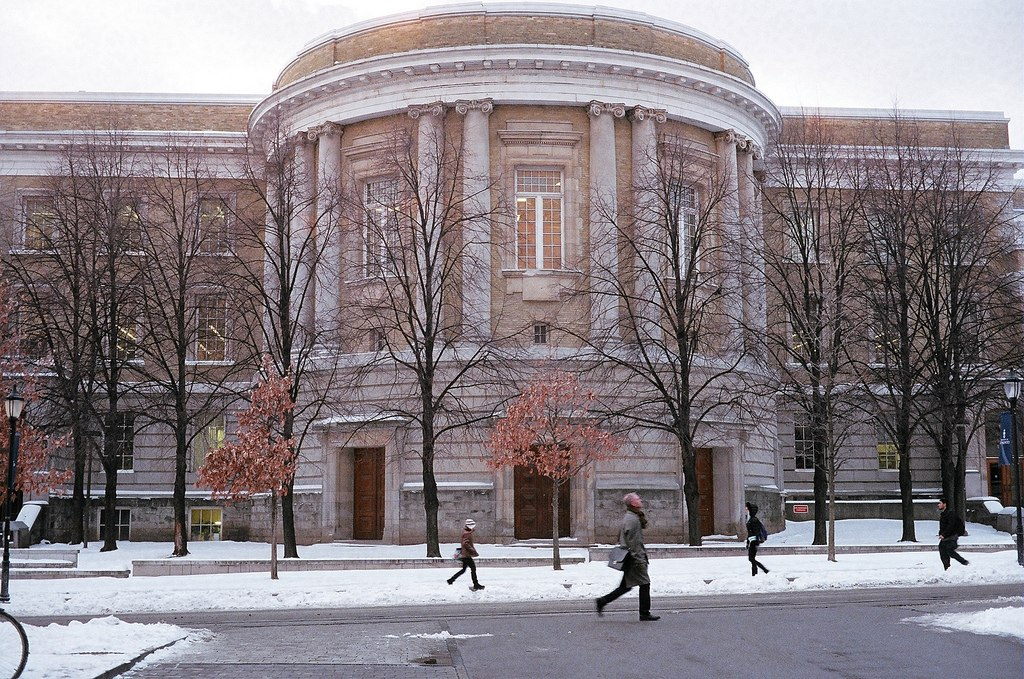
#> input picture Assignment/A3/assignment3/Q4/I1.jpeg, 1024 x 679 px, found by its file name
$ jupyter execute q4.ipynb   (shell and % lines are left out)   (older library calls are emulated)
#> lines starting #> are read from the running program, lines starting #| are printed output that depends on the picture
[cell 1]
import numpy as np
import matplotlib.pyplot as plt
from numpy import linalg as LA

import cv2
import math

[cell 2]
img = cv2.imread("Q4/I1.jpeg")
#> img is the input picture: shape (679, 1024, 3); mean B, G, R 134.3, 129.2, 137.7
img = cv2.cvtColor(img, cv2.COLOR_BGR2GRAY)
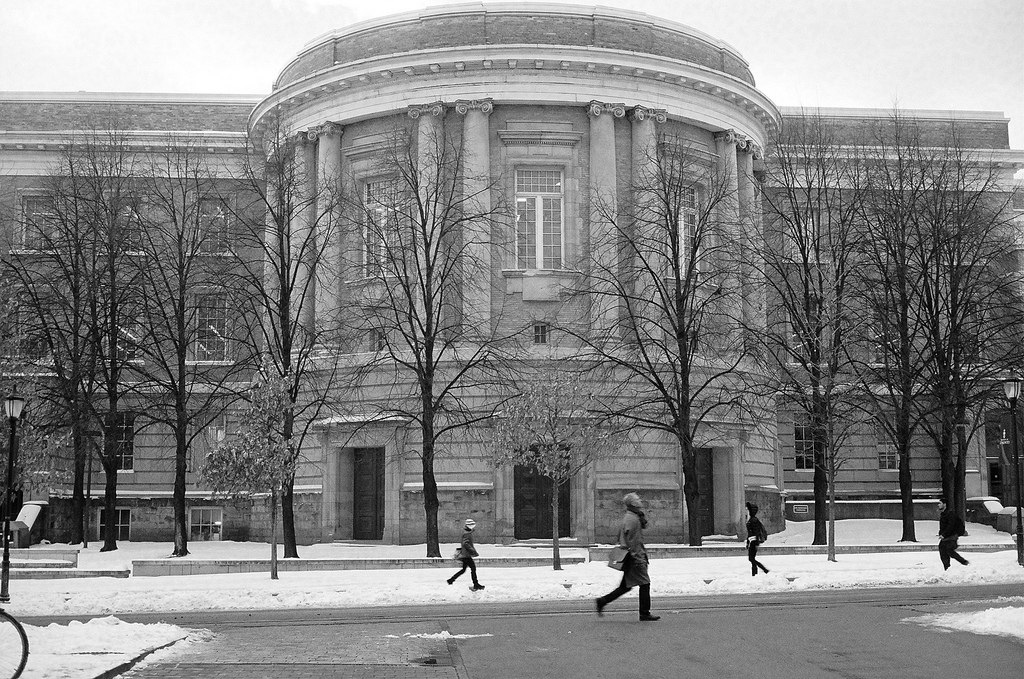
#> img: shape (679, 1024); min 0, max 255, mean 132.3
print(img.shape)
#| (679, 1024)
plt.imshow(img)

Find eigenvalue for each pixel

[cell 3]
def get_gaussian(size, sigma):
    """
    returns a
    2D Gaussian matrix for input size and scale
    size: kernel size
    sigma: Gaussian standard deviation
    """

    const = 1/(2 * np.pi * (sigma ** 2))
    gauss_matrix = np.zeros((size, size))
    for i in range(size):
        for j in range(size):
            gauss_matrix[i,j] = const * np.exp(-0.5 * ((i-size//2)**2 + (j-size//2)**2)/ (sigma**2))
    gauss_matrix = gauss_matrix / np.sum(gauss_matrix)

    return gauss_matrix

[cell 4]
grad_x = cv2.Sobel(img, cv2.CV_64F,1,0,ksize = 5)
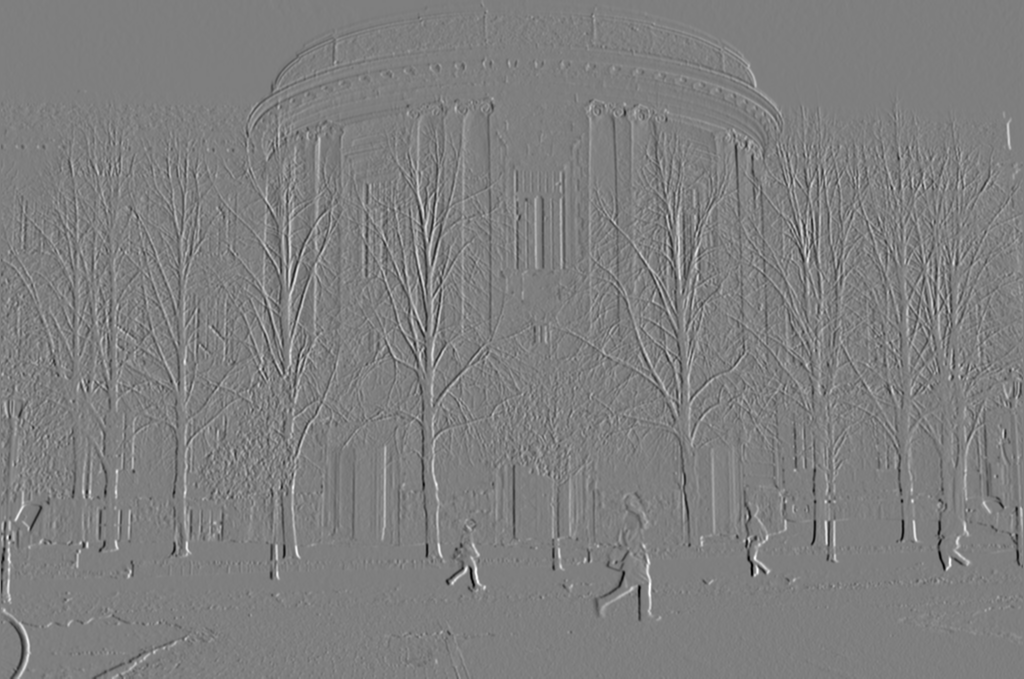
#> grad_x: shape (679, 1024) float64; min -11398, max 11480, mean 1.1; drawn with min black and max white
grad_y = cv2.Sobel(img, cv2.CV_64F,0,1,ksize = 5)
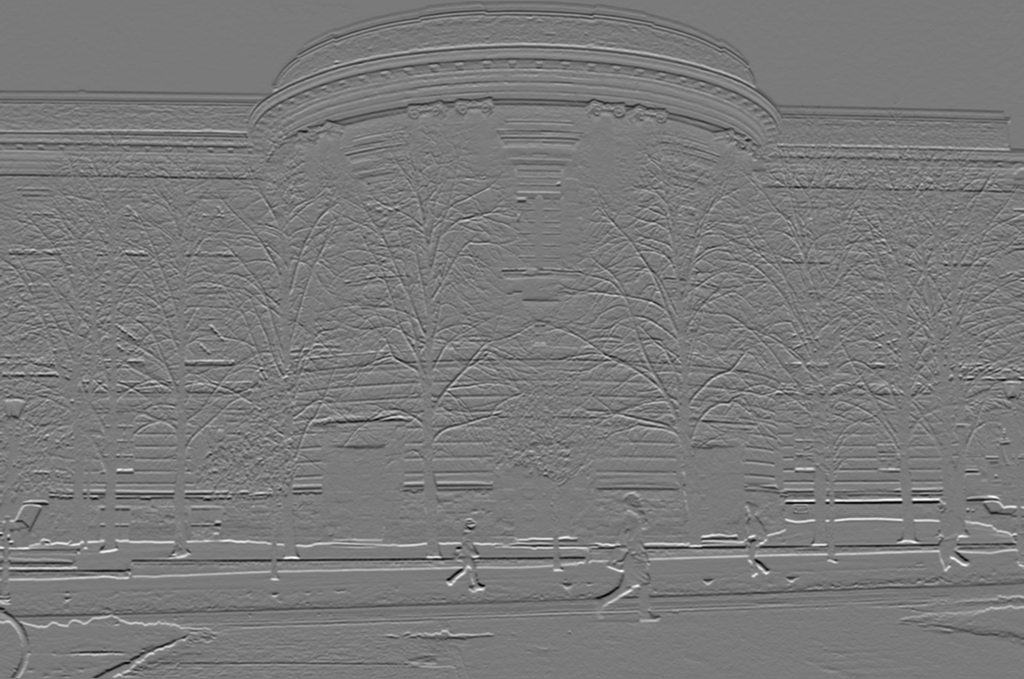
#> grad_y: shape (679, 1024) float64; min -10107, max 10916, mean -21.8; drawn with min black and max white

m,n = img.shape
#> m = 679; n = 1024
M = np.zeros((m,n,2,2))
eigen_val = np.zeros((m,n,2))

window = 3
sigma = 100
gaussian = get_gaussian(2*window+1, sigma)

l1 = []
l2 = []
for i in range(m-window):
    for j in range(n-window):
        for k in range(-window,window+1):
            for p in range(-window, window+1):
                M[i][j] += gaussian[k][p] * np.array([[grad_x[i+k][j+p] **2, grad_x[i+k][j+p] * grad_y[i+k][j+p]],
                 [grad_x[i+k][j+p] * grad_y[i+k][j+p],grad_y[i+k][j+p] **2 ]])
        eigen_val[i][j] = np.array(LA.eig(M[i][j])[0])
        l1.append(LA.eig(M[i][j])[0][0])
        l2.append(LA.eig(M[i][j])[0][1])

plt.scatter(l1,l2)
plt.xlabel("eigenvalue l1")
plt.ylabel("eigenvalue l2")
plt.show()
